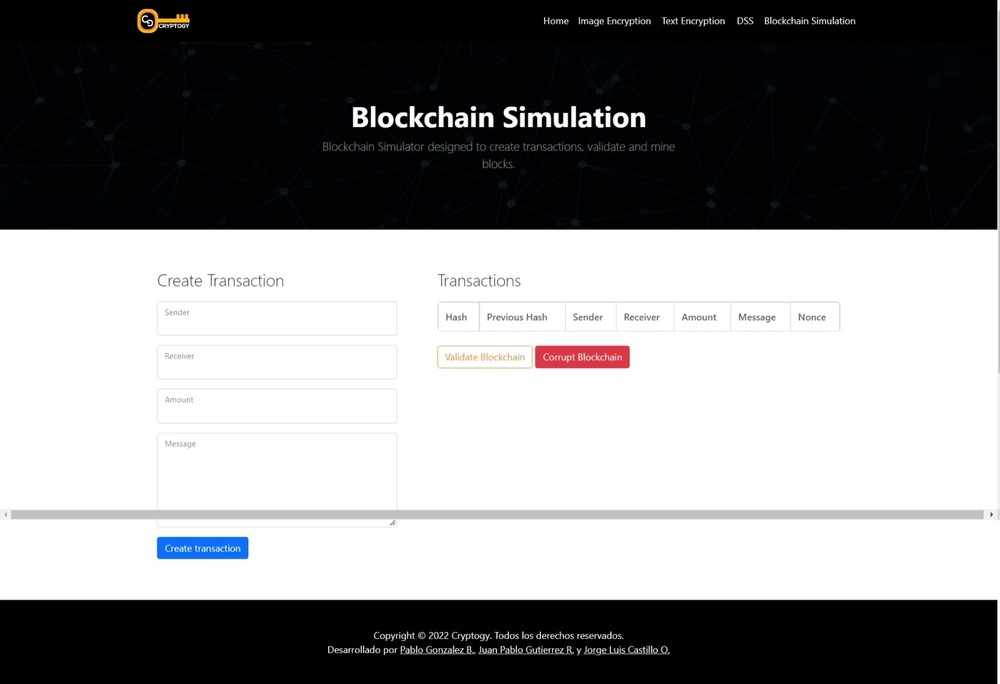
#> input picture manual/assets/images/blockchain.jpeg, 1000 x 684 px, shrunk from 1755 x 1201 before the run
$ python -i vsss.py   (imports and definitions only)
#> lines starting #> are read from the running program, lines starting #| are printed output that depends on the picture
import random
import textwrap
from .message import *
from sympy import isprime
from PIL import Image
from django.conf import settings
import random
import numpy as np
from random import randrange

K = (0, 0, 0)  # 1
R = (255, 0, 0)
G = (0, 255, 0)
B = (0, 0, 255)
Y = (255, 255, 0)
M = (255, 0, 255)
C = (0, 255, 255)
W = (255, 255, 255)  # 0

X_K = [
    [R, G, B, Y, M, C, K, K, K, K, K, W],
    [B, R, G, K, K, K, Y, M, C, K, W, K],
]

X_R = [
    [R, G, B, Y, M, C, K, K, K, K, K, W],
    [B, K, G, K, K, K, Y, M, C, K, W, R],
]

X_G = [
    [R, G, B, Y, M, C, K, K, K, K, K, W],
    [B, R, K, K, K, K, Y, M, C, K, W, G],
]

X_B = [
    [R, G, B, Y, M, C, K, K, K, K, K, W],
    [K, R, G, K, K, K, Y, M, C, K, W, B],
]

X_Y = [
    [R, G, B, Y, M, C, K, K, K, K, K, W],
    [B, R, G, K, K, K, W, M, C, K, K, Y],
]

X_M = [
    [R, G, B, Y, M, C, K, K, K, K, K, W],
    [B, R, G, K, K, K, Y, W, C, K, K, M],
]

X_C = [
    [R, G, B, Y, M, C, K, K, K, K, K, W],
    [B, R, G, K, K, K, Y, M, W, K, K, C],
]

X_W = [
    [R, G, B, Y, M, C, K, K, K, K, K, W],
    [B, R, G, K, K, K, Y, M, C, K, K, W],
]


def normalize_image(url):
    picture = Image.open(url)
#> picture is the input picture: PIL image 1000x684 RGB; mean R, G, B 138.7, 138.7, 139.7
    width, height = picture.size
#> width = 1000; height = 684
    new_picture = Image.new(mode="RGB", size=(width, height))
#> new_picture: PIL image 1000x684 RGB; every value is 0
    # Process every pixel
    for x in range(0, width):
        for y in range(height):
            current_color = picture.getpixel((x, y))
            color = []
            # Generate the new color
            for i in current_color:
                if i > 127:
                    color.append(255)
                else:
                    color.append(0)
            new_color = convert(color)
            new_picture.putpixel((x, y), new_color)
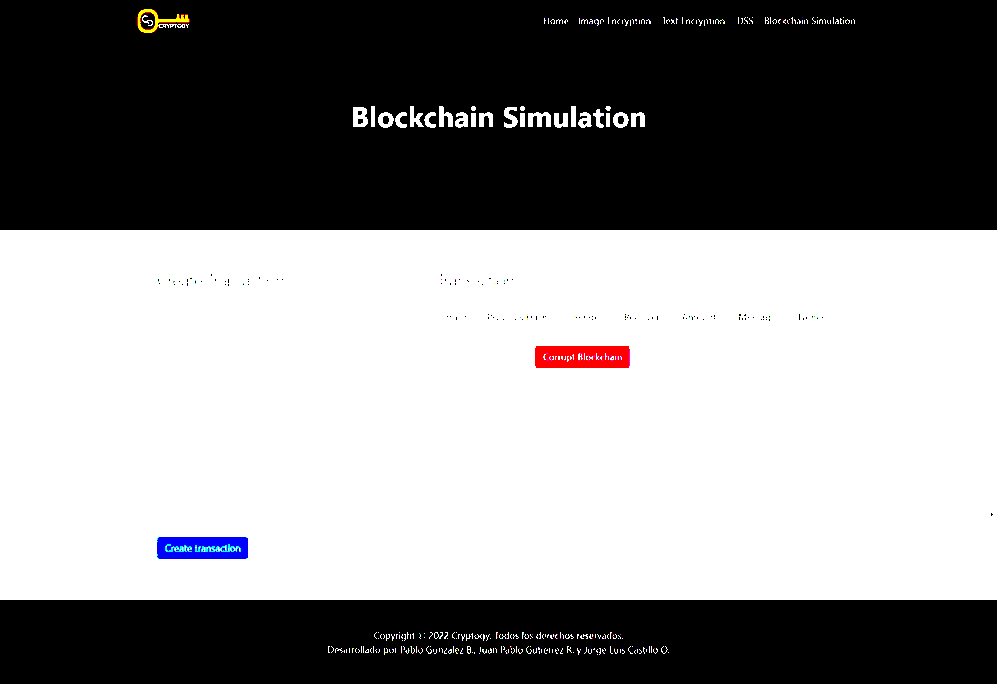
#> new_picture: PIL image 1000x684 RGB; mean R, G, B 139.4, 138.7, 139.2
    print("ok")
    # Save the picture as T1 and T2. This will be modified later
    new_picture.save(settings.BASE_DIR + "/media/images/temp_clear_img.png", "PNG")
#> (this line was passed over: django is not available in this run)


# [41 lines left out: functions encrypt_image, decrypt_image, not called in this run]


def convert(list):
    return tuple(i for i in list)


# [47 lines left out: functions new_colors, get_new_color, not called in this run]

>>> result = normalize_image('../../manual/assets/images/blockchain.jpeg')

$ run again, on manual/assets/images/elgamal.jpeg
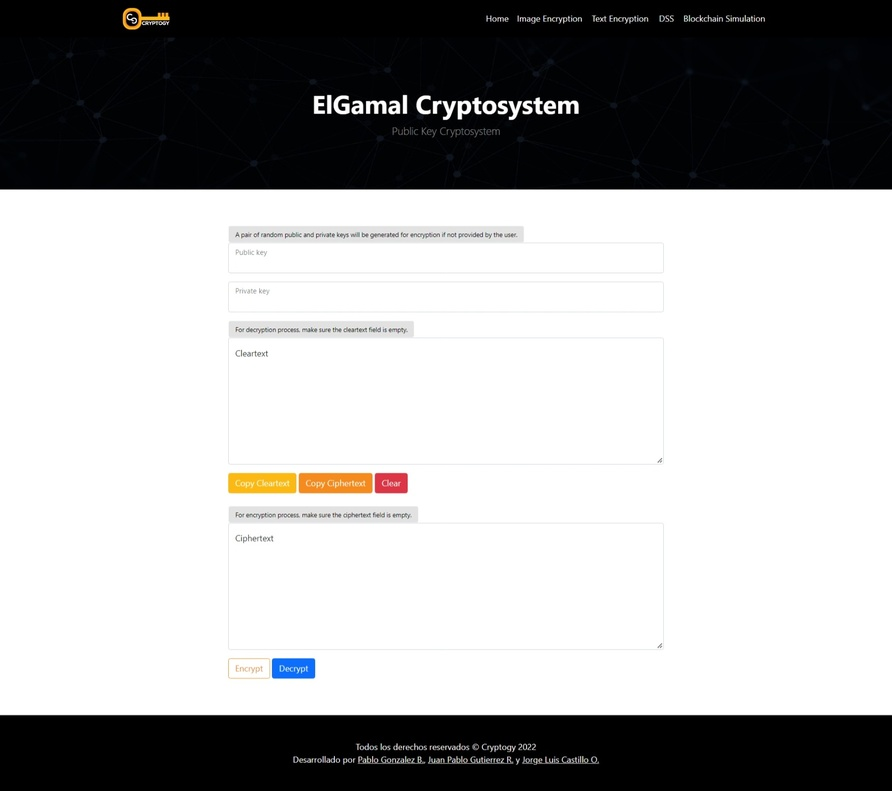
#> input picture manual/assets/images/elgamal.jpeg, 892 x 791 px, shrunk from 1755 x 1555 before the run
#> in normalize_image, picture is the input picture: PIL image 892x791 RGB; mean R, G, B 170, 169.9, 169.9
#> after the loop in normalize_image, `for x in range(0, width):`:
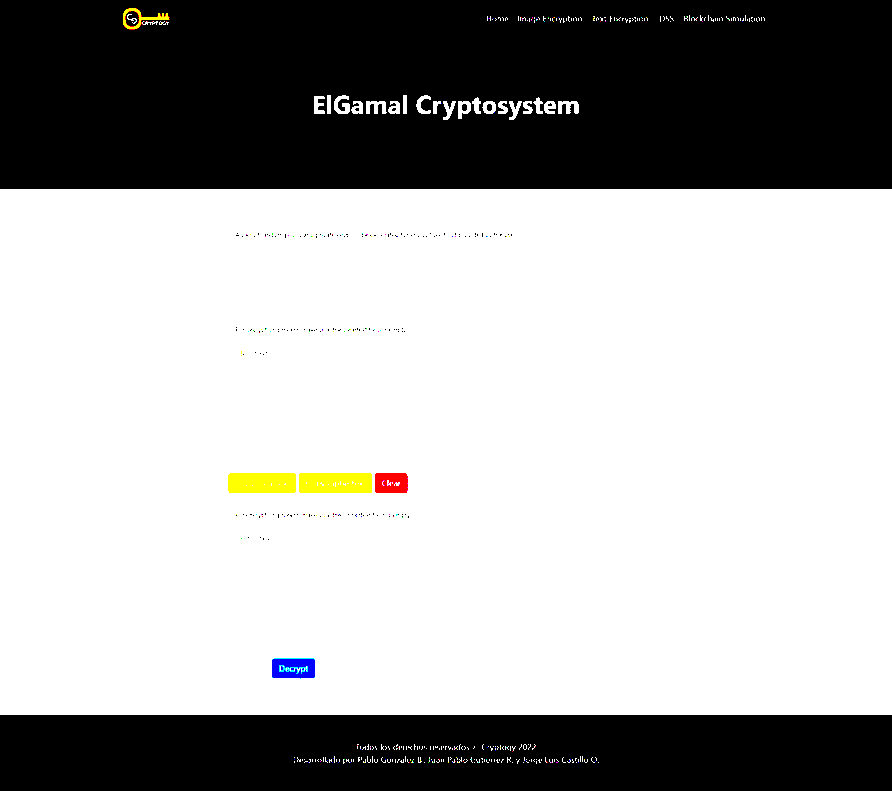
#> new_picture: PIL image 892x791 RGB; mean R, G, B 170.5, 170.3, 169.5

$ run again, on manual/assets/images/elgamalsign.jpeg
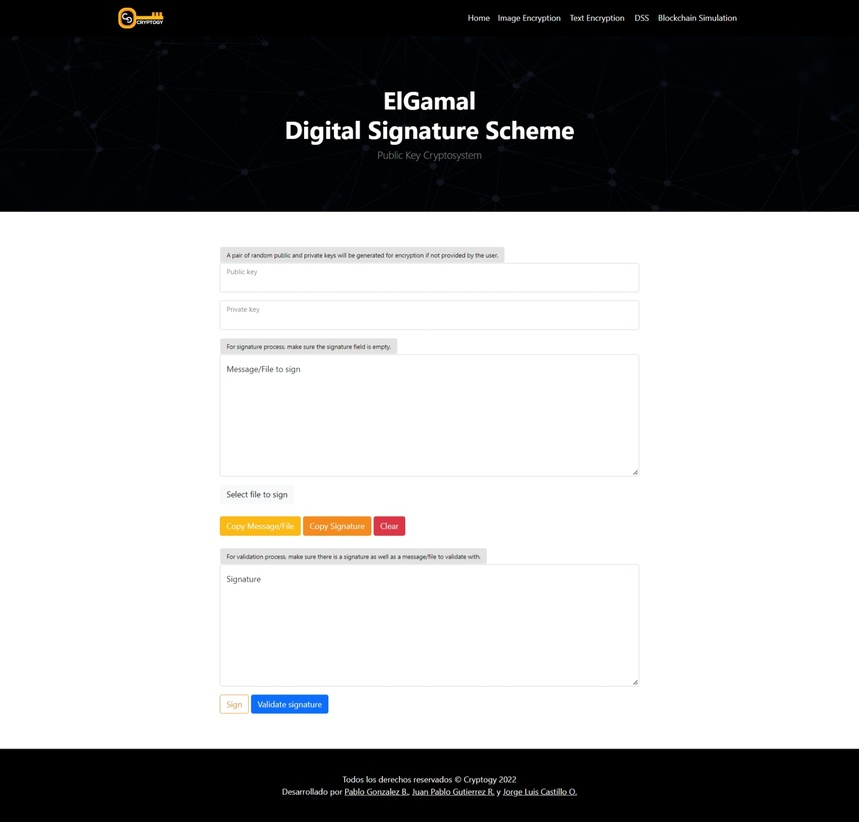
#> input picture manual/assets/images/elgamalsign.jpeg, 859 x 822 px, shrunk from 1755 x 1679 before the run
#> in normalize_image, picture is the input picture: PIL image 859x822 RGB; mean R, G, B 167.2, 167.2, 167.4
#> after the loop in normalize_image, `for x in range(0, width):`:
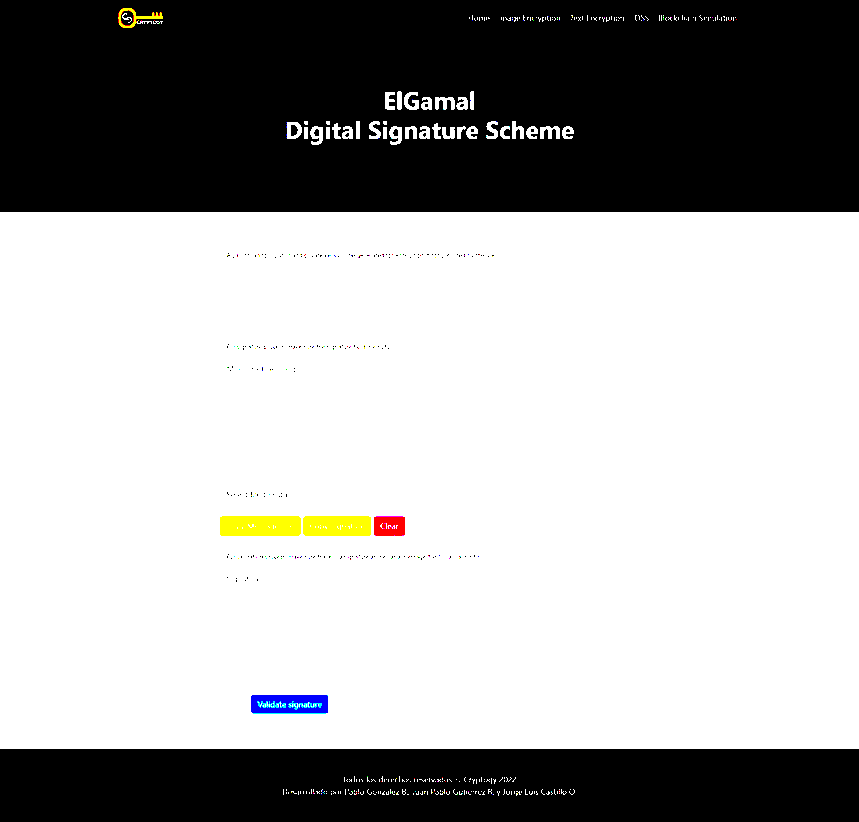
#> new_picture: PIL image 859x822 RGB; mean R, G, B 167.6, 167.5, 166.8
